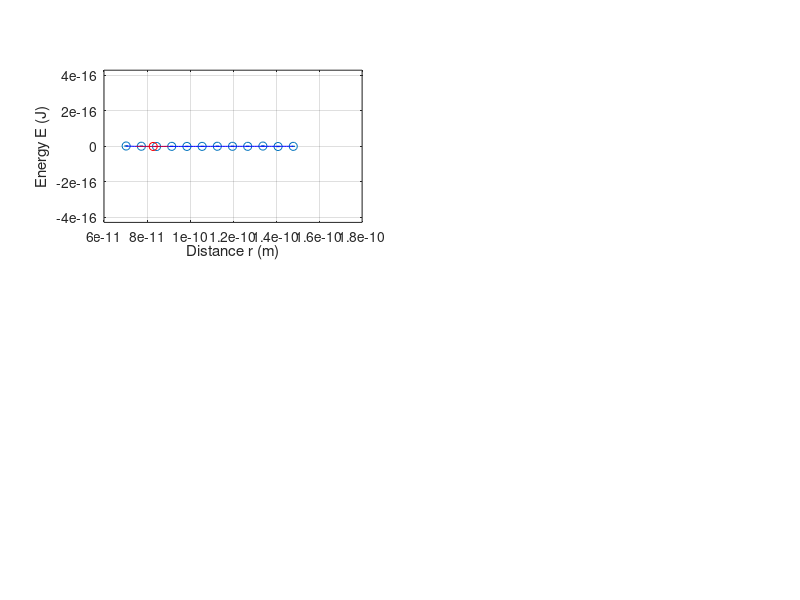

The MATLAB script that drew this image: (Note: this script raises an error after producing the figure.)
%% set variables
clear;
close all;
load('ljdata(1).mat');
N = 100;                                                         %number of data points
subplot(2,2,1);
errorbar(r,potr,noisepotr, 'o');

%% Task 1 A: fit the LJ potential
%Matrixalgebra om vector a te bepalen, via matrix B en vector s
s = potr./noisepotr;
g = [r.^-12 r.^-6];                                              %V=a*r met a=[4eo^-12 -4eo^-6]
B = zeros(size(g));                                              %Preallocating for quicker operation
for k = 1:size(g,2)
    B(:,k) = g(:,k)./noisepotr;
end
A = B'*B;
b = B'*s;
a = A\b;

%Eps en sigma bepalen uit: a=[4eo^-12 -4eo^-6]
eps  = (a(2,1)/-4)^2/(a(1,1)/4);
sigm =((a(1,1)/4)/(a(2,1)/-4))^(1/6);

%Make rfit with N values linspaced in same interval as r
r_fit = linspace(r(1,1),r(length(r),1),N)';
Vr    = (4*eps).*((sigm./r_fit).^12-(sigm./r_fit).^6);

hold on;
subplot(2,2,1)
plot(r_fit,Vr,'b');
grid on;
xlabel('Distance r (m)');
ylabel('Energy E (J)');

 
%% Task 1 B determine r_equi of Vr
% Pen & paper led to:
r_equi  = 8.2875*10^(-11);
Vr_equi = -9.1180e-19; 
hold on;
subplot(2,2,1);
plot(r_equi,Vr_equi,'ro');


%% Task 1 C Harmonic oscillator
% set datapoints around r_equi
rh1   = 0.80e-10;                                                   %NB, moet in de buurt van r_equi, anders is het geen goede benadering meer
rh2   = rh1+2*(r_equi-rh1);                                         %Kies RH2 op dezelfde afstand tot r_equi als RH1
rh    = linspace(rh1,rh2,N)';
potrH = (4*eps).*((sigm./rh).^12-(sigm./rh).^6);
noisepotrH = 1e-100.*ones(N,1);                                     %uncertainty van potH is verwaarloosbaar klein
clear s B g A a;                                                    %clear data van oude fit
g = [ rh.^0 (rh-r_equi).^2 ]; 

%zelfde procedure als Task 1A, fout is verwaarloosbaar klein gemaakt
s = potrH./noisepotrH;
B = zeros(size(g));
for k = 1:size(g,2)
    B(:,k)=g(:,k)./noisepotrH;
end
A = B'*B;
b = B'*s;
a = A\b;

%set rh for better plot
rh1 = 0.75e-10;
rh2 = 0.90e-10;
rh  = linspace(rh1,rh2,N)';
P0  = a(1,1);
ks  = 2*a(2,1);
PR  = P0+ks*(rh-r_equi).^2;

hold on;
subplot(2,2,1);
plot(rh,PR,'r');
ylim([-2.5e-18 2.5e-18]);

%% Task 1D 
F_v = -1*dVdr(r_fit,sigm,eps);
F_h = -1*dPdr(r_fit,r_equi,ks);


subplot(2,2,3);
plot(r_fit,F_v);
hold on;
plot(r_equi,-1*dVdr(r_equi,eps,sigm),'ro');
grid on;
xlabel('Distance r (m)');
ylabel('Force F (N)');

subplot(2,2,4);
plot(r_fit,F_h);
hold on;
plot(r_equi,-1*dPdr(r_equi,r_equi,ks),'ro');
grid on;
xlabel('Distance r (m)');
ylabel('Force F (N)');

%% Task 1E
%Taylorreeks maken voor V(r) rond r_equi. De afgeleide van die reeks geeft
%een constante d^2V/dr^2 voor de (r-r_equi) term. Als je dit vergelijkt met
%ks uit 1D, krijg je ks_taylor=d^2V/dt^2 ge-evalueerd in r_equi.
%NB ks_taylor is ong. ks.
ks_taylor = d2Vdr2(r_equi,sigm,eps); 


clearvars -except eps sigm rh r_equi ks

%% Task 2A: Two hydrogen system
%NB: 0K, one-body problem simplification applied.
m1    = 1.67e-27;
m2    = 1.67e-27;
m_eff = m1*m2/(m1+m2);
N     = 500;
tstart=0;   tfinish=1e-14; y1start=r_equi; y2start=1;

%solve ODE (ordinary differential equations)
tspan  = linspace(tstart,tfinish,N);
ystart = [y1start y2start];
[t,y]  = ode45(@(t,y)hydrogenODE_V(t,y,m_eff,eps,sigm),tspan,ystart);   
x_LJ = y(:,1);
v_LJ = y(:,2);
figure;
a=subplot(2,2,1);
plot(t,x_LJ);  xlabel('t');    ylabel('x_L_J'); grid on;
subplot(2,2,2);
plot(t,v_LJ);  xlabel('t');    ylabel('v_L_J'); grid on;
clear y t;

%solve ODE (ordinary differential equations)
tspan  = linspace(tstart,tfinish,N);
ystart = [y1start y2start];
[t,y]  = ode45(@(t,y)hydrogenODE_P(t,y,m_eff,ks,r_equi),tspan,ystart);   
x_P = y(:,1);
v_P = y(:,2);
subplot(2,2,3);
plot(t,x_P);  xlabel('t');    ylabel('x_P'); grid on;
subplot(2,2,4);
plot(t,v_P);  xlabel('t');    ylabel('v_P'); grid on;


set(gcf,'NextPlot','add');
axes;
h = title('Oscillaties bij V(r) en P(r)');
set(gca,'Visible','off');
set(h,'Visible','on');
%% Task 2B
%calculate speed dXdt using 2 point diff for both LJ and P
dt=t(2)-t(1);
dxdt_LJ_twop(:,1)= (x_LJ(3:end)-x_LJ(1:end-2))./(2*dt);
dxdt_LJ_twop(499:500,1)=NaN;
subplot(2,2,2);
hold on
plot(t,dxdt_LJ_twop,'--');


%% Task 2C
dt=t(2)-t(1);
dxdt_LJ_f(:,1)=(x_LJ(2:end)-x_LJ(1:end-1))./(2*dt);

